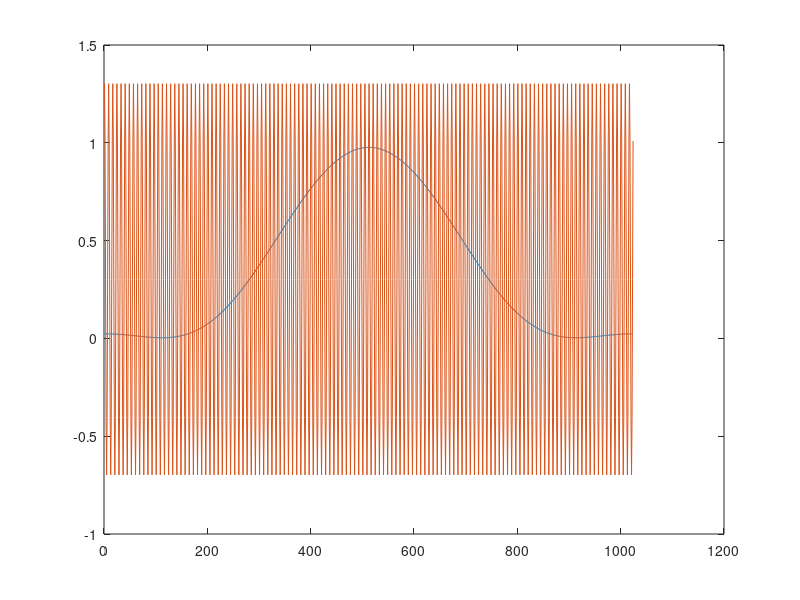
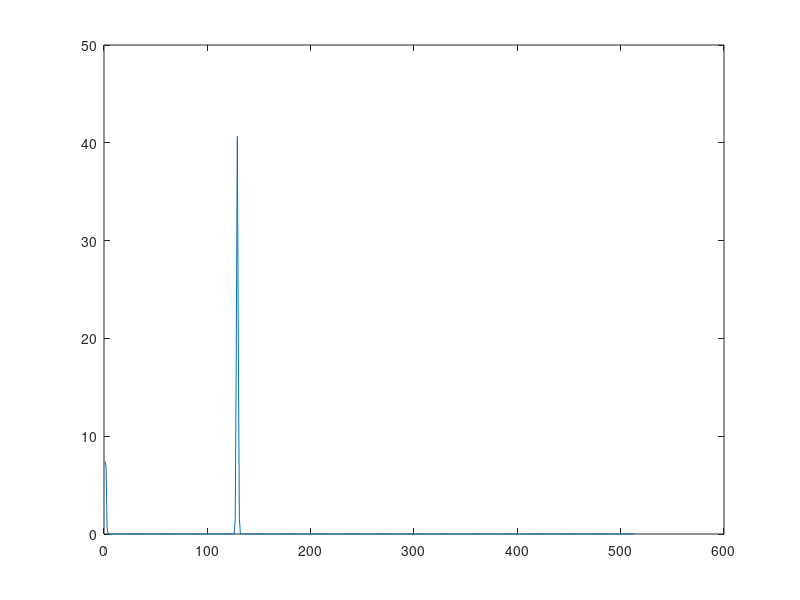

Source code (MATLAB) for these figures, in order:
% w[n] = 0.422323 – 0.49755 cos(2n/N) + 0.07922 cos(4n/N) 

% Шаг
N = 1024;
n = 0:N-1;
 
% Значение ненулевых коэффициентов семества окон Блэкмана-Хэрриса
Koef3_67db = [0.42323 0.49755 0.07922 0];
Koef3_61db = [0.44959 0.49364 0.05677 0];
Koef4_92db = [0.35875 0.48829 0.14128 0.01168]; % Using Matlab
Koef4_74db = [0.40217 0.49703 0.09392 0.00183];

a = Koef4_92db;

w = a(1) - a(2) * cos((2*pi/N)*1*n) + a(3) * cos((2*pi/N)*2*n) + a(4) * cos((2*pi/N)*3*n);
plot(w); hold on;

win=N;

% output=periodogram(spw_j,blackmanharris(win),win);

x = cos(pi/4*n)+rand(1);
plot(x);

figure;
per=periodogram(x,w,N);
plot(per)